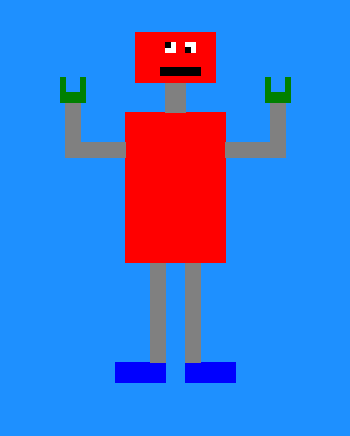

Generate this figure with Python:
import turtle
def rectangle(leng,bre,color):
    turtle.pendown()
    turtle.pensize(1)
    turtle.color(color,color)
    turtle.begin_fill()
    for _ in range(2):
        #Horizontal Lines of Rectangle
        turtle.forward(leng)
        turtle.right(90)
        #Vertical Lines of Rectangle
        turtle.forward(bre)
        turtle.right(90)
    turtle.end_fill()
    turtle.penup()

turtle.penup()
turtle.speed('fast')
turtle.bgcolor("Dodger blue")
#Foots
turtle.goto(-100,-150)
rectangle(50,20,"blue")
turtle.goto(-30,-150)
rectangle(50,20,"blue")
#Legs
turtle.goto(-30,-50)
rectangle(15,100,"grey")
turtle.goto(-65,-50)
rectangle(15,100,"grey")
#Upper Body
turtle.goto(-90,100)
rectangle(100,150,"red")
#Left Arm
turtle.goto(-150,70)
rectangle(60,15,"grey")
turtle.goto(-150,110)
rectangle(15,40,"grey")
#Right Arm
turtle.goto(10,70)
rectangle(60,15,"grey")
turtle.goto(55,110)
rectangle(15,40,"grey")
#Neck
turtle.goto(-50,130)
rectangle(20,30,"grey")
#Face
turtle.goto(-80,180)
rectangle(80,50,"red")
#Lips
turtle.goto(-55,145)
rectangle(40,8,"black")
#Left Eye
turtle.goto(-50,170)
rectangle(10,10,"white")
turtle.goto(-50,170)
rectangle(5,5,"black")
#Right Eye
turtle.goto(-30,170)
rectangle(10,10,"white")
turtle.goto(-30,165)
rectangle(5,5,"black")
#Left Hand
turtle.goto(-155,120)
rectangle(25,10,"green")
turtle.goto(-155,135)
rectangle(5,15,"green")
turtle.goto(-135,135)
rectangle(5,15,"green")
#Right Hand
turtle.goto(50,120)
rectangle(25,10,"green")
turtle.goto(50,135)
rectangle(5,15,"green")
turtle.goto(70,135)
rectangle(5,15,"green")
#Hide Pen
turtle.hideturtle()
